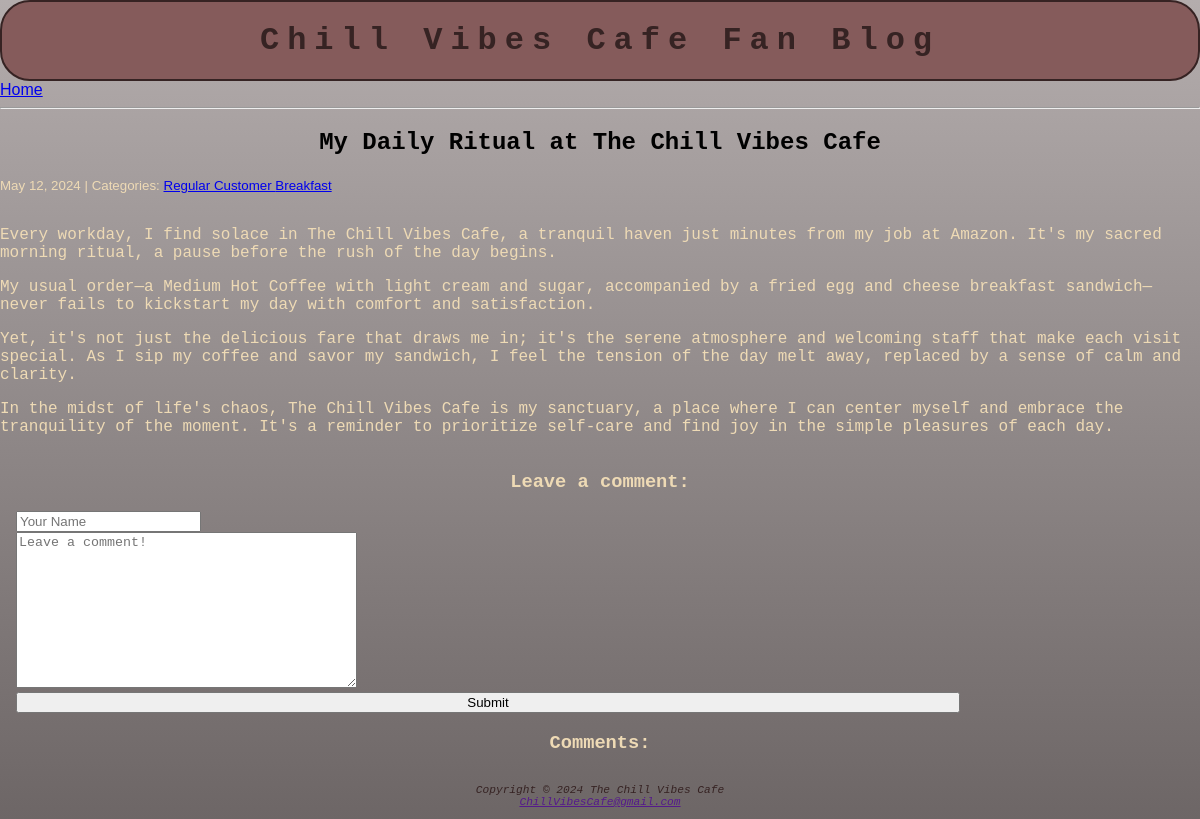
Page /post/6/ on the committed database.
### blog/models.py (models this page shows, shortened)
class Post(models.Model):
    title = models.CharField(max_length=255)
    body = models.TextField()
    created_on = models.DateTimeField(auto_now_add=True)
    last_modified = models.DateTimeField(auto_now=True)
    categories = models.ManyToManyField("Category", related_name="posts")

class Category(models.Model):
    name = models.CharField(max_length=30)
    class Meta:
        verbose_name_plural = "categories"

### blog/views.py (the view, shortened to what this page needs)
# urls.py: path("post/<int:pk>/", views.blog_detail, name="blog_detail"),
def blog_detail(request, pk):
    post = Post.objects.get(pk=pk)
    form = CommentForm()
    comments = Comment.objects.filter(post=post)
    context = {"post": post, "comments": comments, "form": form}
    return render(request, "blog/detail.html", context)

### blog/forms.py
class CommentForm(forms.Form):
    author = forms.CharField(
        max_length=60,
        widget=forms.TextInput(
            attrs={"class": "form-control", "placeholder": "Your Name"}
        ),
    )
    body = forms.CharField(
        widget=forms.Textarea(
            attrs={"class": "form-control", "placeholder": "Leave a comment!"}
        )
    )

### blog/templates/blog/detail.html (shortened to what this page needs)
{% extends "base.html" %}
{% block page_title %}
    <h2>{{ post.title }}</h2>
{% endblock page_title %}
{% block page_content %}
    <small>
        {{ post.created_on.date }} | Categories:
        {% for category in post.categories.all %}
            <a href="{% url 'blog_category' category.name %}">
                {{ category.name }}
            </a>
        {% endfor %}
    </small>
    <p>{{ post.body | linebreaks }}</p>
    <h3>Leave a comment:</h3>
    <form method="post">
        <div>
            {{ form.author }}
        </div>
        <div>
            {{ form.body }}
        </div>
        <button type="submit" class="btn btn-primary">Submit</button>
    </form>
    <h3>Comments:</h3>
{% endblock page_content %}

### blog/static/css/blog.css (style rules this page uses)
* { box-sizing: border-box; }
html { height: 100%; }
body { height: 100%; margin: 0; color: #eedab5; background-image: linear-gradient(to bottom, #000000, #000000); background-repeat: no-repeat; background-attachment: fixed; font-family: Verdana, Geneva, Tahoma, sans-serif; border-radius: 50px; }
p { font-family: 'Courier New', Courier, monospace; text-align: left; display: grid; }
h2 { color: #000000; font-family: 'Courier New', Courier, monospace; text-align: center; }
h3 { font-family: 'Courier New', Courier, monospace; text-align: center; }
@media (min-width: 1024px) { body { background-image: linear-gradient(to bottom, #b4adad, #6d6666); } }
form { display: flex; flex-direction: column; padding-left: 1em; width: 80%; }

### rows in the picture
Post: title "My Daily Ritual at The Chill Vibes Cafe", created_on "May 12, 2024", body "Every workday, I find solace in The Chill Vibes Cafe, a tranquil haven just minutes from my job at Amazon. It's my sacred morning ritual, a pause before the rush of the day begins. My usual order—a Medium Hot Coffee with light cream and sugar, accompanied by a fried egg and cheese breakfast sandwich—never fails to kickstart my day with comfort and satisfaction. Yet, it's not just the delicious fare that draws me in; it's the serene atmosphere and welcoming staff that make each visit special. As I sip my coffee and savor my sandwich, I feel the tension of the day melt away, replaced by a sense of calm and clarity. In the midst of life's chaos, The Chill Vibes Cafe is my sanctuary, a place…"
Category: name "Regular Customer"
Category: name "Breakfast"
